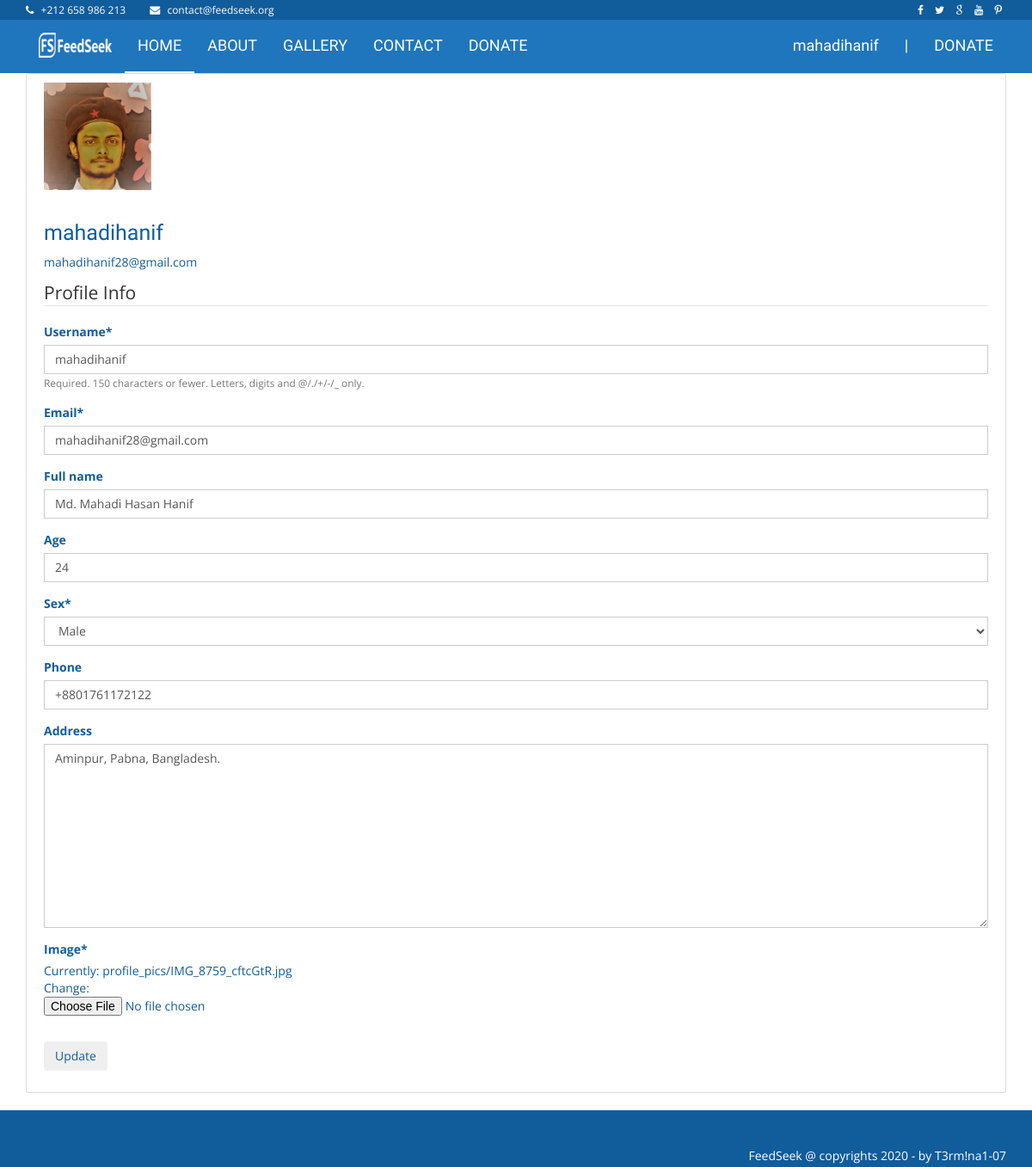
Page /profile_update/ (signed in) on the committed database.
### users/models.py (models this page shows, shortened)
class Profile(models.Model):
    SEX_CHOICES = (
        ('Female', 'Female',),
        ('Male', 'Male',),
        ('Unsure', 'Unsure',),
    )
    user = models.OneToOneField(User, on_delete=models.CASCADE)
    image = models.ImageField(default='default.jpg', upload_to='profile_pics')
    full_name = models.CharField(max_length=150, blank=True)
    age = models.IntegerField(null=True,blank=True)
    sex = models.CharField(max_length=6,choices=SEX_CHOICES)
    phone = PhoneNumberField(blank=True)
    address = models.TextField(max_length=30, blank=True)

### users/views.py (the view)
# urls.py: path('profile', user_views.profileView, name='profile'),
@login_required
def profile(request):
    if request.method == 'POST':
        u_form = UserUpdateForm(request.POST, instance=request.user)
        p_form = ProfileUpdateForm(request.POST,
                                   request.FILES,
                                   instance=request.user.profile)
        if u_form.is_valid() and p_form.is_valid():
            u_form.save()
            p_form.save()
            messages.success(request, f'Your account has been updated!')
            return redirect('profile')
    else:
        u_form = UserUpdateForm(instance=request.user)
        p_form = ProfileUpdateForm(instance=request.user.profile)
    context = {
        'u_form': u_form,
        'p_form': p_form
    }
    return render(request, 'users/profile_update.html', context)

### users/forms.py
class UserUpdateForm(forms.ModelForm):
    email = forms.EmailField()
    class Meta:
        model = User
        fields = ['username', 'email']

class ProfileUpdateForm(forms.ModelForm):
    phone = PhoneNumberField()
    class Meta:
        model = Profile
        fields = ['full_name', 'age','sex','phone','address', 'image' ]

### users/templates/users/profile_update.html (shortened to what this page needs)
{% extends "pages/base.html" %}
{% load crispy_forms_tags %}
{% block content %}
<div class="content-section">
  <div class="media">
    <img class="rounded-circle account-img" alt="100x100" src="{{ user.profile.image.url }}">
    <div class="media-body">
      <h2 class="account-heading">{{ user.username }}</h2>
      <p class="text-secondary">{{ user.email }}</p>
    </div>
  </div>
  <form method="POST" enctype="multipart/form-data">
    <fieldset class="form-group">
      <legend class="border-bottom mb-4">Profile Info</legend>
      {{ u_form|crispy }}
      {{ p_form|crispy }}
    </fieldset>
    <div class="form-group">
      <button class="btn btn-outline-info" type="submit">Update</button>
    </div>
  </form>
</div>
{% endblock content %}

### pages/templates/pages/base.html (shortened to what this page needs)
{% load static %}
<!DOCTYPE html>
<html class="no-js">
<head>
    <link rel="stylesheet" href="{% static 'website/css/bootstrap.min.css'%}">
    <link rel="stylesheet" href="{% static 'website/css/font-awesome.min.css'%}">
    <link rel="stylesheet" href="{% static 'website/css/prettyPhoto.css'%}">
    <link rel="stylesheet" href="{% static 'website/css/owl.carousel.css'%}">
    <link rel="stylesheet" href="{% static 'website/css/style.css'%}">
    <link rel="stylesheet" href="{% static 'users/main.css'%}">
</head>
<body>
    <header class="main-header">
        <nav class="navbar navbar-static-top">
            <div class="navbar-top">
                <div class="container">
                    <div class="row">
                        <div class="col-sm-6 col-xs-12">
                            <ul class="list-unstyled list-inline header-contact">
                                <li> <i class="fa fa-phone"></i> <a href="tel:">+212 658 986 213 </a> </li>
                                <li> <i class="fa fa-envelope"></i> <a
                                        href="mailto:contact@feedseek.org">contact@feedseek.org</a> </li>
                            </ul>
                        </div>
                        <div class="col-sm-6 col-xs-12 text-right">
                            <ul class="list-unstyled list-inline header-social">
                                <li> <a href="#"> <i class="fa fa-facebook"></i> </a> </li>
                                <li> <a href="#"> <i class="fa fa-twitter"></i> </a> </li>
                                <li> <a href="#"> <i class="fa fa-google"></i> </a> </li>
                                <li> <a href="#"> <i class="fa fa-youtube"></i> </a> </li>
                                <li> <a href="#"> <i class="fa fa fa-pinterest-p"></i> </a> </li>
                            </ul>
                        </div>
                    </div>
                </div>
            </div>
            <div class="navbar-main">
                <div class="container">
                    <div class="navbar-header">
                        <a class="navbar-brand" href="{% url 'index'%}"><img
                                src="{% static 'website/images/Flogo.png'%}" alt=""></a>
                    </div>
                    <div id="navbar" class="navbar-collapse collapse pull-left">
                        <ul class="nav navbar-nav">
                            {% if user.is_authenticated %}
                            <li><a class="is-active" href="{% url 'home'%}">HOME</a></li>
                            <li><a href="{% url 'about'%}">ABOUT</a></li>
                            <li><a href="{% url 'gallery'%}">GALLERY</a></li>
                            <li><a href="{% url 'contact'%}">CONTACT</a></li>
                            <li><a href="{% url 'post-create' %}">DONATE</a></li>
                            {% else %}
                            <li><a class="is-active" href="{% url 'index'%}">HOME</a></li>
                            <li><a href="{% url 'about'%}">ABOUT</a></li>
                            <li><a href="{% url 'gallery'%}">GALLERY</a></li>
                            <li><a href="{% url 'contact'%}">CONTACT</a></li>
                            <li><a href="{% url 'post-create' %}">DONATE</a></li>
                            {% endif %}
                        </ul>
                    </div>
                    <div id="navbar" class="navbar-collapse collapse pull-right">
                        <ul class="nav navbar-nav">
                            {% if user.is_authenticated %}
                            <li class="has-child"><a href="#">
                            {{ user.username }}</a>
                            </li>
                            <li><a class="navbar-brand">|</a></li>
                            <li><a href="{% url 'post-create' %}">DONATE</a></li>
                            {% else %}</li>
                            <li><a href="{% url 'login' %}">LOG IN</a></li>
                            <li><a class="navbar-brand">|</a></li>
                            <li><a href="{% url 'register' %}">SIGN UP</a></li>
                            {% endif %}
                        </ul>
                    </div>
                </div>
            </div>
        </nav>
    </header>
    <div class="container">
        <div class="col-md-8">
        </div>
        {% block content %}{% endblock %}
    </div>
    <footer class="main-footer">
        <div class="footer-top">
        </div>
        <div class="footer-bottom">
            <div class="container text-right">
                FeedSeek @ copyrights 2020 - by <a href="#" target="_blank">T3rm!na1-07</a>
            </div>
        </div>
    </footer>
</body>
</html>

### static/website/css/style.css (style rules this page uses)
body { font-family: "Open sans", sans-serif; color: #115c9b; }
h1, h2, h3, h4 { font-family: "Dosis", sans-serif; }
a { color: inherit; }
.navbar-static-top { margin: 0; border: 0; color: #fff; }
.navbar-top { background: #115c9b; font-size: 12px; padding: 3px 0; }
.navbar-top .list-inline { margin-bottom: 0; }
.navbar-top .header-contact li { margin-right: 15px; }
.navbar-top .header-contact li .fa { margin-right: 5px; }
.navbar-main { margin-bottom: 0; color: #fff; background: #1f76bd; }
.navbar-main .navbar-brand { border-bottom: none !important; }
.navbar-main a:hover, .navbar-main a:active, .navbar-main a:focus, .navbar-main a.is-active { background: none !important; color: inherit; border-bottom: 2px solid #fff; }
.navbar-main li a { font-family: "Dosis", sans-serif; font-size: 18px; padding: 20px 15px; border-bottom: 2px solid transparent; }
.footer-top { background: #115c9b; height: 40px; }
.main-footer { background: #1f76bd; color: #fff; }
.footer-bottom { background: #115c9b; padding: 3px; }
.form-control { border-radius: 0; box-shadow: none; }

### static/users/main.css (style rules this page uses)
.content-section { background: #ffffff; padding: 10px 20px; border: 1px solid #dddddd; border-radius: 3px; margin-bottom: 20px; }
.account-img { height: 125px; width: 125px; margin-right: 20px; margin-bottom: 16px; }
.account-heading { font-size: 2.5rem; }

### rows in the picture
Profile: full_name "Md. Mahadi Hasan Hanif", age "24", sex "Male", phone "+8801761172122", address "Aminpur, Pabna, Bangladesh."

### other values in the picture
{{ user.username }} "mahadihanif"
{{ user.email }} "mahadihanif28@gmail.com"
